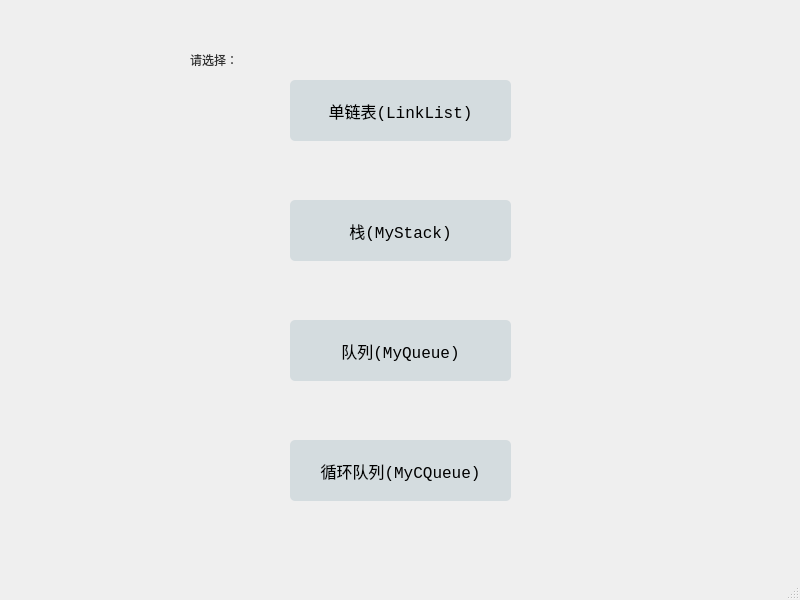
<?xml version="1.0" encoding="UTF-8"?>
<ui version="4.0">
 <class>MainWindow</class>
 <widget class="QMainWindow" name="MainWindow">
  <property name="geometry">
   <rect>
    <x>0</x>
    <y>0</y>
    <width>800</width>
    <height>600</height>
   </rect>
  </property>
  <property name="windowTitle">
   <string>MainWindow</string>
  </property>
  <widget class="QWidget" name="centralwidget">
   <widget class="QLabel" name="label">
    <property name="geometry">
     <rect>
      <x>190</x>
      <y>40</y>
      <width>100</width>
      <height>40</height>
     </rect>
    </property>
    <property name="styleSheet">
     <string notr="true">font: 75 14pt &quot;微软雅黑&quot;;
color: rgb(49, 49, 49);</string>
    </property>
    <property name="text">
     <string>请选择：</string>
    </property>
   </widget>
   <widget class="QPushButton" name="pushButton1">
    <property name="geometry">
     <rect>
      <x>290</x>
      <y>80</y>
      <width>221</width>
      <height>61</height>
     </rect>
    </property>
    <property name="sizePolicy">
     <sizepolicy hsizetype="Preferred" vsizetype="Preferred">
      <horstretch>0</horstretch>
      <verstretch>0</verstretch>
     </sizepolicy>
    </property>
    <property name="font">
     <font>
      <family>Consolas</family>
      <pointsize>12</pointsize>
      <weight>50</weight>
      <bold>false</bold>
     </font>
    </property>
    <property name="cursor">
     <cursorShape>OpenHandCursor</cursorShape>
    </property>
    <property name="styleSheet">
     <string notr="true">QPushButton {
     background-color: #D4DCDF;
     border-radius: 5%;
}

QPushButton:pressed {
     background-color: #D4DCDF;
     border-radius: 5%;
	color: white;
	border: 5px solid white;
}</string>
    </property>
    <property name="text">
     <string>单链表(LinkList)</string>
    </property>
   </widget>
   <widget class="QPushButton" name="pushButton2">
    <property name="geometry">
     <rect>
      <x>290</x>
      <y>200</y>
      <width>221</width>
      <height>61</height>
     </rect>
    </property>
    <property name="sizePolicy">
     <sizepolicy hsizetype="Preferred" vsizetype="Preferred">
      <horstretch>0</horstretch>
      <verstretch>0</verstretch>
     </sizepolicy>
    </property>
    <property name="font">
     <font>
      <family>Consolas</family>
      <pointsize>12</pointsize>
      <weight>50</weight>
      <bold>false</bold>
     </font>
    </property>
    <property name="cursor">
     <cursorShape>OpenHandCursor</cursorShape>
    </property>
    <property name="styleSheet">
     <string notr="true">QPushButton {
     background-color: #D4DCDF;
     border-radius: 5%;
}

QPushButton:pressed {
     background-color: #D4DCDF;
     border-radius: 5%;
	color: white;
	border: 5px solid white;
}</string>
    </property>
    <property name="text">
     <string>栈(MyStack)</string>
    </property>
   </widget>
   <widget class="QPushButton" name="pushButton3">
    <property name="geometry">
     <rect>
      <x>290</x>
      <y>320</y>
      <width>221</width>
      <height>61</height>
     </rect>
    </property>
    <property name="sizePolicy">
     <sizepolicy hsizetype="Preferred" vsizetype="Preferred">
      <horstretch>0</horstretch>
      <verstretch>0</verstretch>
     </sizepolicy>
    </property>
    <property name="font">
     <font>
      <family>Consolas</family>
      <pointsize>12</pointsize>
      <weight>50</weight>
      <bold>false</bold>
     </font>
    </property>
    <property name="cursor">
     <cursorShape>OpenHandCursor</cursorShape>
    </property>
    <property name="styleSheet">
     <string notr="true">QPushButton {
     background-color: #D4DCDF;
     border-radius: 5%;
}

QPushButton:pressed {
     background-color: #D4DCDF;
     border-radius: 5%;
	color: white;
	border: 5px solid white;
}</string>
    </property>
    <property name="text">
     <string>队列(MyQueue)</string>
    </property>
   </widget>
   <widget class="QPushButton" name="pushButton4">
    <property name="geometry">
     <rect>
      <x>290</x>
      <y>440</y>
      <width>221</width>
      <height>61</height>
     </rect>
    </property>
    <property name="sizePolicy">
     <sizepolicy hsizetype="Preferred" vsizetype="Preferred">
      <horstretch>0</horstretch>
      <verstretch>0</verstretch>
     </sizepolicy>
    </property>
    <property name="font">
     <font>
      <family>Consolas</family>
      <pointsize>12</pointsize>
      <weight>50</weight>
      <bold>false</bold>
     </font>
    </property>
    <property name="cursor">
     <cursorShape>OpenHandCursor</cursorShape>
    </property>
    <property name="styleSheet">
     <string notr="true">QPushButton {
     background-color: #D4DCDF;
     border-radius: 5%;
}

QPushButton:pressed {
     background-color: #D4DCDF;
     border-radius: 5%;
	color: white;
	border: 5px solid white;
}</string>
    </property>
    <property name="text">
     <string>循环队列(MyCQueue)</string>
    </property>
   </widget>
  </widget>
  <widget class="QMenuBar" name="menubar">
   <property name="geometry">
    <rect>
     <x>0</x>
     <y>0</y>
     <width>800</width>
     <height>26</height>
    </rect>
   </property>
  </widget>
  <widget class="QStatusBar" name="statusbar"/>
 </widget>
 <resources/>
 <connections/>
</ui>
